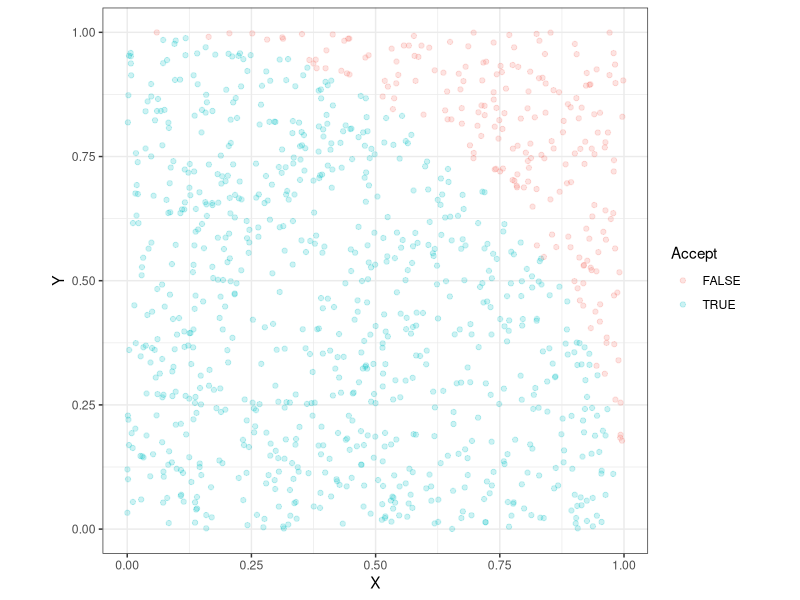

Reproduce this figure in R.
## ---- chunk 1
pi
## ---- chunk 2
set.seed(42)
N = 100000
x = runif(N)
theta = pi/2*runif(N)
2/(mean(x+sin(theta)>1))
## ---- chunk 3
set.seed(42)
N = 1000
df = data.frame(X = runif(N), Y = runif(N))
df$Accept = (df$X**2 + df$Y**2 <=1)
library(ggplot2)
ggplot(df, aes(x=X,y=Y,color=Accept)) + geom_point(alpha=.2) + coord_fixed() + theme_bw()
